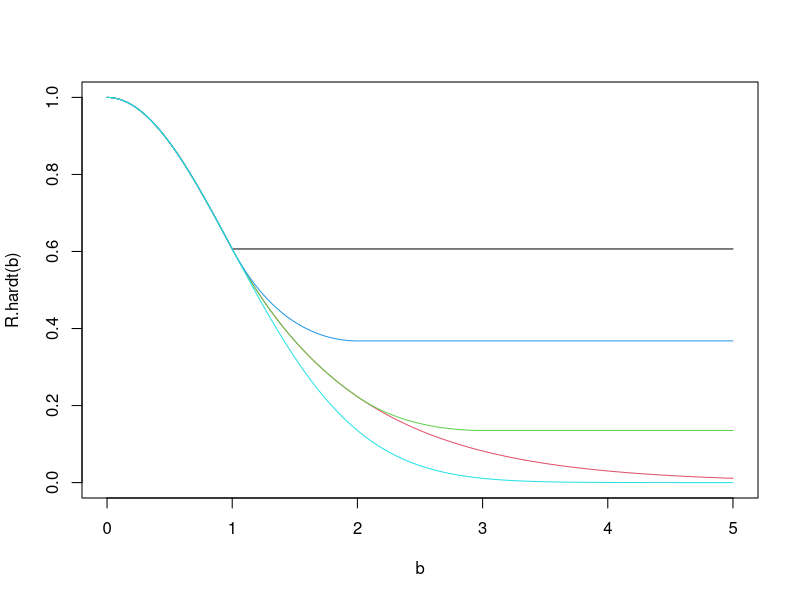
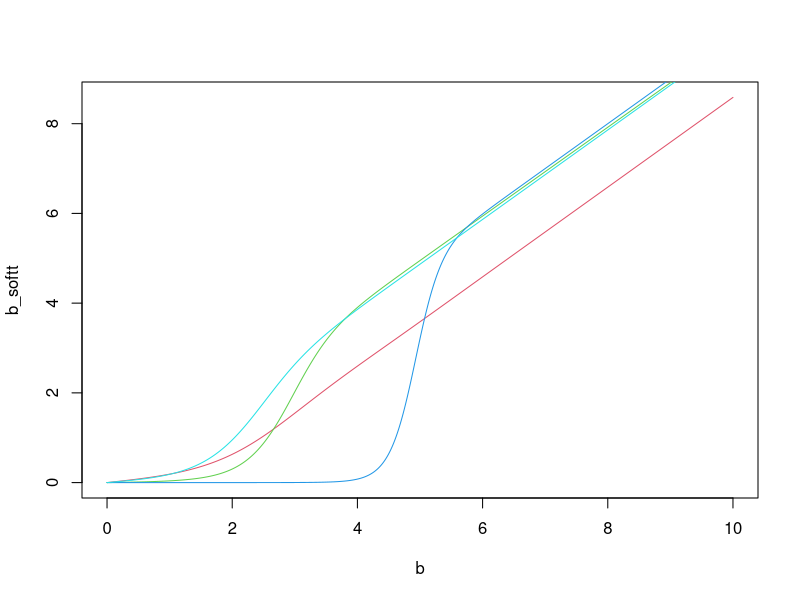
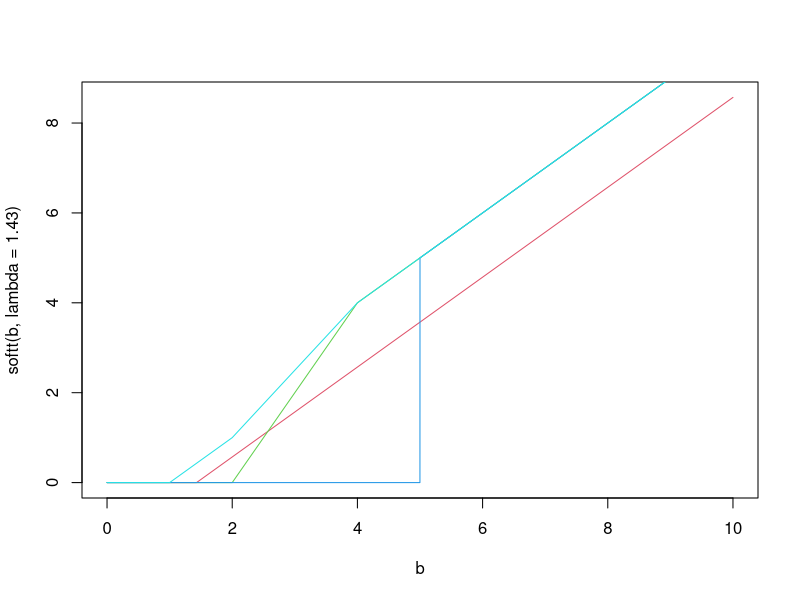

These figures' R source, in order:
## ---- chunk 1
knitr::opts_chunk$set(echo = TRUE)
## ---- chunk 2
scad = function(b, lambda = 1, a = 3) {
  b1 = pmax(abs(b) - lambda, 0) * sign(b) * (abs(b) <= 2 * lambda)
  b2 = ((a-1) * b - sign(b) * a * lambda) / (a-2) * (abs(b) <= a * lambda) * (abs(b) > 2 * lambda)
  b3 = b * (abs(b) > a * lambda)
  return (b1+b2+b3)
}

mcp = function(b, lambda = 1, a = 2) {
  b1 = pmax(abs(b) - lambda, 0) * sign(b) * (b <= a * lambda) * a / (a-1)
  b2 = b * (abs(b) > a * lambda)
  return (b1+b2)
}

softt = function(b, lambda = 1) {
  return (pmax(abs(b) - lambda, 0) * sign(b))
}

hardt = function(b, lambda = 1) {
  return (b * (abs(b) >= lambda))
}
## ---- chunk 3
R.hardt = function(b, lambda = 1) {
  out = b^2/2
  out[b > lambda] = lambda^2/2
  exp(-out)
}

R.softt = function(b, lambda = 1) {
  out = lambda^2/2 + (b - lambda) * lambda
  out[b <= lambda] = b[b <= lambda]^2/2
  exp(-out)
}

R.scad = function(b, lambda = 1, gamma = 3) {
  out = lambda^2/2 + (b - lambda) * lambda
  out[b <= lambda] = b[b <= lambda]^2/2
  out[b > 2 * lambda] = lambda^2 * 3/2 + (gamma - 2) * lambda^2/2 * 
    (1 - (gamma - b[b > 2 * lambda] / lambda)^2 / (gamma - 2)^2)
  out[b > gamma * lambda] = lambda^2 * 3/2 + (gamma - 2) * lambda^2/2
  exp(-out)
}

R.mcp = function(b, lambda = 1, gamma = 2) {
  out = lambda^2/2 + (gamma - 1) * lambda^2 / 2 * 
    (1 - (gamma - b / lambda)^2 / (gamma - 1)^2)
  out[b > gamma * lambda] = lambda^2 / 2 + (gamma - 1) * lambda^2 / 2 
  out[b <= lambda] = b[b <= lambda]^2/2
  exp(-out)
}
## ---- chunk 4
b = seq(0,5,0.001)
plot(b, R.hardt(b), ylim = c(0,1), type = "l")
lines(b, R.softt(b), col = 2)
lines(b, R.scad(b), col = 3)
lines(b, R.mcp(b), col = 4)
lines(b, exp(-b^2/2), col = 5)
## ---- chunk 5
postmean = function(b, pi, sa2 = 0:100, sigma2 = 1){
  phi       = outer(b^2, 1 / 2 / (1 + 1 / sa2) / sigma2);
  phi       = exp(phi - apply(phi, 1, max))
  
  phi       = t(pi * t(phi) / sqrt(1 + sa2));
  phi       = phi / rowSums(phi);
  out       = c(colSums(t(phi) / (1 + 1 / sa2))) * b
  return (out)
}

sa2 = 0:100; b = seq(0,10,0.001)

pi = exp(-sa2)
pi = pi / sum(pi)
b_softt = postmean(b, pi)

pi = double(101)
pi[1] = 0.8; pi[101] = 0.2
b_mcp = postmean(b, pi)

pi = double(101)
pi[1] = 0.6; pi[101] = 0.4
b_hardt = postmean(b, pi, sa2 = sa2^5)

pi = double(101)
pi[1] = 0.5; pi[2:51] = 0.2/50; pi[101] = 0.3
b_scad = postmean(b, pi, sa2 = sa2)
plot(b, b_softt, t = "l", col = 2)
lines(b, b_mcp, col = 3)
lines(b, b_hardt, col = 4)
lines(b, b_scad, col = 5)

plot(b, softt(b, lambda = 1.43), t = "l", col = 2)
lines(b, mcp(b, lambda = 2), col = 3)
lines(b, hardt(b, lambda = 5), col = 4)
lines(b, scad(b, lambda = 1, a = 4), col = 5)
## ---- chunk 6
setwd("~/git/caisar/result")
df1 = rbind(data.frame(method = "SOFT", sb = b_softt, b = b),
           data.frame(method = "HARD", sb = b_hardt, b = b),
           data.frame(method = "MCP", sb = b_mcp, b = b),
           data.frame(method = "SCAD", sb = b_scad, b = b))

df2 = rbind(data.frame(method = "SOFT", sb = softt(b, lambda = 1.43), b = b),
           data.frame(method = "HARD", sb = hardt(b, lambda = 5), b = b),
           data.frame(method = "MCP", sb = mcp(b, lambda = 2), b = b),
           data.frame(method = "SCAD", sb = scad(b, lambda = 1, a = 4), b = b))

write.table(df1, "dat11.txt", sep = ",")
write.table(df2, "dat12.txt", sep = ",")
